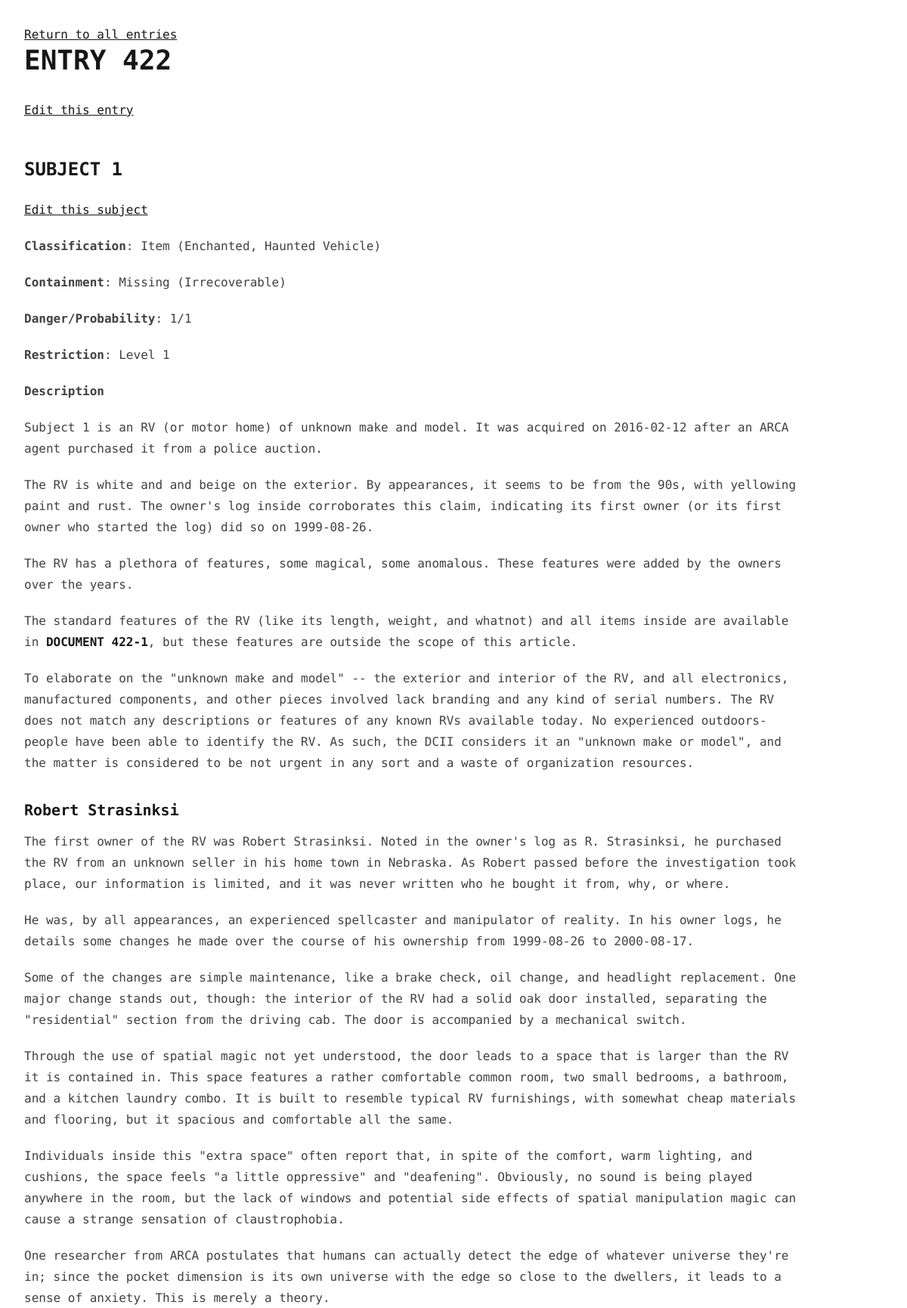
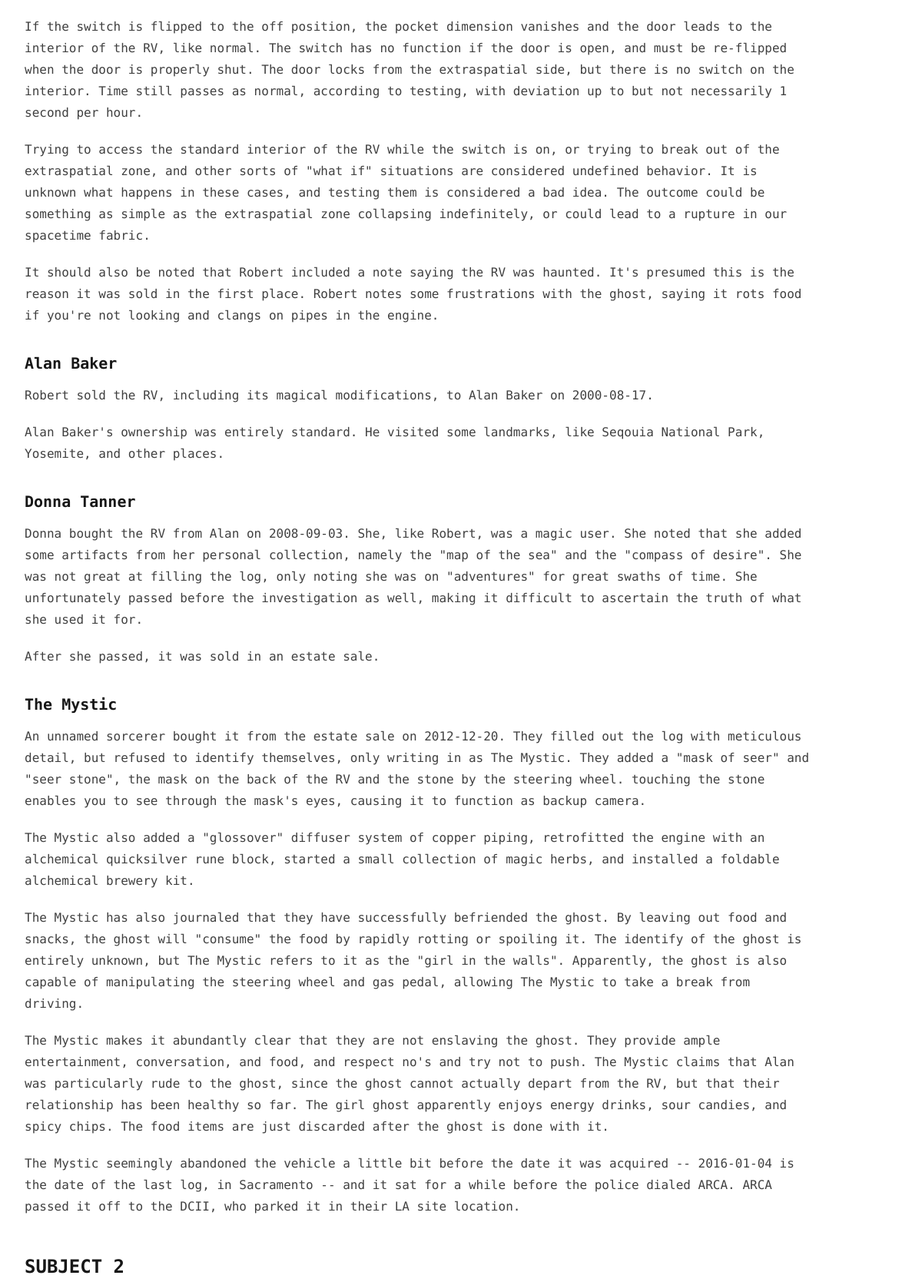
/dcii/422 (signed in, upper part), run on the app's committed database (2 pictures, top to bottom).
### app/models/dcii_entry.py (models this page shows, shortened)
class DCIIEntry(db.Model):
    id = db.Column('id', db.Integer, primary_key=True, autoincrement=True)
    subjects = db.relationship('DCIISubject', back_populates='entry', cascade='all, delete-orphan')

class DCIISubject(db.Model):
    id = db.Column('id', db.Integer, primary_key=True, autoincrement=True)
    index = db.Column('index', db.Integer)
    classification_type = db.Column('cls_type', db.String, nullable=False)
    classification_tags = db.Column('cls_tags', db.String, nullable=False)
    classification_qualifier = db.Column('cls_qualifier', db.String, nullable=False)
    containment_status = db.Column('cnt_status', db.String, nullable=False)
    containment_tags = db.Column('cnt_tags', db.String, nullable=False)
    danger = db.Column('danger', db.String, nullable=False)
    probability = db.Column('probability', db.String, nullable=False)
    clearance = db.Column('clearance', db.Integer)
    body = db.Column('body', db.Text, nullable=False)
    entry_id = db.Column(db.Integer, db.ForeignKey('dcii_entry.id'), nullable=False)
    entry = db.relationship('DCIIEntry', back_populates='subjects')
    addons = db.relationship('DCIIAddon', back_populates='subject', cascade='all, delete-orphan')

### app/models/user.py (models this page shows)
class User(db.Model, UserMixin):
    id = db.Column('id', db.Integer, primary_key = True, autoincrement = True)
    username = db.Column('username', db.String, unique = True)
    name = db.Column('name', db.String)
    password = db.Column('password', db.String)
    clearance = db.Column('clearance', db.Integer)
    assignment = db.Column('assignment', db.String)

### app/routes/dcii.py (the view)
@app.route('/dcii/<int:entry_id>')
@login_required
def show_entry(entry_id):
    entry = DCIIEntry.query.get(entry_id)
    return render_template('dcii/show_entry.html', entry = entry)

### app/__init__.py (called while the page is built)
def create_app(config_class=Config):
    app = Flask(__name__)
    app.config.from_object(config_class)
    login_manager = LoginManager(app)
    login_manager.login_view = 'login'
    db.init_app(app)
    migrate.init_app(app, db)
    with app.app_context():
        from . import routes, models
        @login_manager.user_loader
        def load_user(user_id):
            return models.user.User.query.get(int(user_id))
        db.create_all()
        return app

### app/routes/dcii.py (called while the page is built)
def process_tags(input_string, current_user):
    pattern = r'<(\d+)>([^<]+)</\1>'
    def redact_content(tag_number, tag_content):
        if current_user.clearance < tag_number:
            return re.sub(r'[a-zA-Z0-9]', '█', tag_content)
        else:
            return tag_content
    def apply_redaction(match):
        tag_number = int(match.group(1))
        tag_content = match.group(2)
        redacted_content = redact_content(tag_number, tag_content)
        return f'{redacted_content}'
    while re.search(pattern, input_string):
        result = re.sub(pattern, apply_redaction, input_string)
        input_string = result
    return input_string

@app.template_filter('process_tags')
def process_tags_filter(input_string, mass_clearance, current_user):
    input_string = str(input_string)
    input_string = "<" + str(mass_clearance) + ">" + input_string + "</" + str(mass_clearance) + ">"
    return process_tags(str(input_string), current_user)

@app.template_filter('markdown_render')
def markdown_render(input_string):
    return markdown.markdown(input_string)

### app/templates/dcii/show_entry.html (shortened to what this page needs)
{% extends 'base.html' %}
{% block content %}
    <a href="{{url_for('dcii_entries_overview')}}">Return to all entries</a>
    <h1>ENTRY {{entry.id}}</h1>
    {% if current_user.clearance >= 4 %}
        <a href="{{ url_for('edit_entry', id = entry.id) }}">Edit this entry</a>
    {% endif %}
    {% for subject in entry.subjects %}
        <h2>SUBJECT {{subject.index}}</h2>
        {% if current_user.clearance >= 4 %}
            <a href="{{ url_for('edit_subject', entry_id = entry.id, subject_id = subject.index) }}">Edit this subject</a>
        {% endif %}
        <p><span class="font-extrabold">Classification</span>: {{subject.classification_type|process_tags(subject.clearance, current_user)}} ({{subject.classification_tags|process_tags(subject.clearance, current_user)}} {{subject.classification_qualifier|process_tags(subject.clearance, current_user)}})</p>
        <p><span class="font-extrabold">Containment</span>: {{subject.containment_status|process_tags(subject.clearance, current_user)}} ({{subject.containment_tags|process_tags(subject.clearance, current_user)}})</p>
        <p><span class="font-extrabold">Danger/Probability</span>: {{subject.danger|process_tags(subject.clearance, current_user)}}/{{subject.probability|process_tags(subject.clearance, current_user)}}</p>
        <p><span class="font-extrabold">Restriction</span>: Level {{subject.clearance}}</p>
        <p class="font-extrabold">Description</p>
        <div>
            {{subject.body|process_tags(subject.clearance, current_user)|markdown_render|safe}}
        </div>
    {% endfor %}
{% endblock %}

### data on the page
DCIIEntry: id "422"
DCIISubject: index "1", classification_type|process_tags "Item", classification_tags|process_tags "Enchanted, Haunted", classification_qualifier|process_tags "Vehicle", containment_status|process_tags "Missing", containment_tags|process_tags "Irrecoverable", danger|process_tags "1", probability|process_tags "1", clearance "1", body|process_tags "Subject 1 is an RV (or motor home) of unknown make and model. It was acquired on 2016-02-12 after an ARCA agent purchased it from a police auction. The RV is white and and beige on the exterior. By appearances, it seems to be from the 90s, with yellowing paint and rust. The owner's log inside corroborates this claim, indicating its first owner (or its first owner who started the log) did so on 1999-08-26. The RV has a plethora of features, some magical, some anomalous. These features were added by the owners over the years. The standard features of the RV (like its length, weight, and whatnot) and all items inside are available in DOCUMENT 422-1 , but these features are outside the scope of…"
DCIISubject: index "2"
